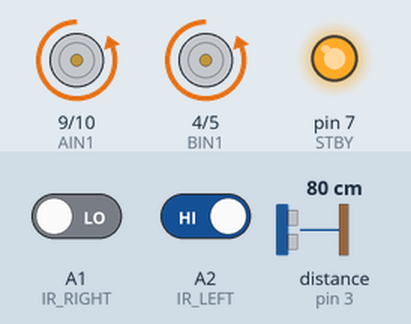
Simulated run of this program. Board: Arduino Nano, built with avr-gcc and run on an emulated ATmega328P. Shown: motor-driver pin pairs drawn as motors (green arrow = first pin HIGH = forward, orange = second pin HIGH = backward, longer = more drive, scaled by the enable pin, stopped while the standby pin is LOW), output pins drawn as LEDs (lit = HIGH). Wiring (inferred from the names in the program): ultrasonic range finder: trigger pin 2; echo pin 3. The test bench sets the inputs (shaded band); at power-on: distance to the obstacle (sensor on pin 3) 80 cm, A2 (IR_LEFT) HIGH, A1 (IR_RIGHT) LOW. The echo pulse lasts 58.3 µs per cm; pins used as bus, display or sensor lines are not drawn; what the program prints to the serial monitor is not drawn.

Above: at 4.3 s.
4.6 s: distance to the obstacle (sensor on pin 3) set to 44 cm
7.6 s: distance to the obstacle (sensor on pin 3) set to 39 cm
At 8.2 s:
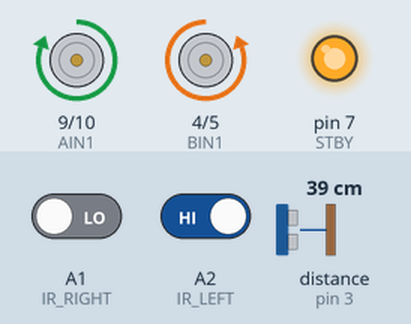
10.6 s: A2 (IR_LEFT) driven LOW
At 11.02 s:
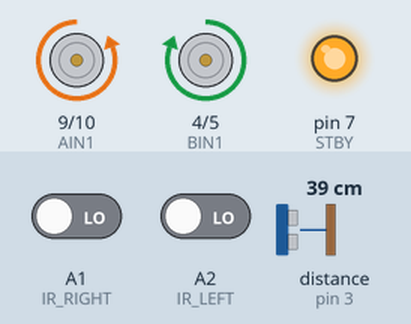
13.6 s: A2 (IR_LEFT) driven HIGH
16.6 s: A1 (IR_RIGHT) driven HIGH
At 16.96 s:
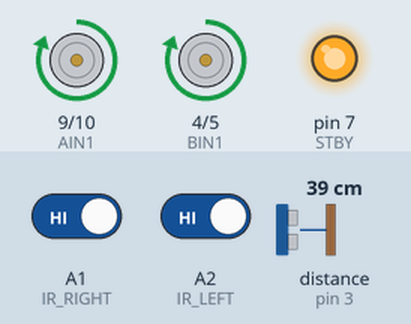
19.6 s: distance to the obstacle (sensor on pin 3) set to 60 cm
At 20.4 s:
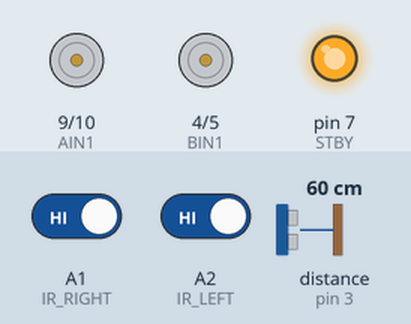
Timing chart, 0 to 22.6 s (numbered marks = the images above; inputs shaded):
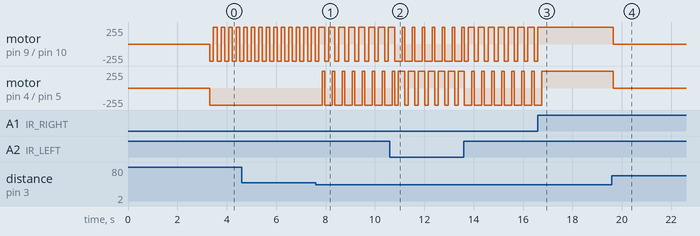

Measured:
- the behaviour switches between 42 and 41 cm on distance to the obstacle (sensor on pin 3) (found by bisection; images 0 and 1)
- after the input at 7.6 s, motor on pin 9 (AIN1) / pin 10 (AIN2): alternates forward 255/255 for 0.25 s and backward 255/255 for 0.15 s, starting after 0.38 s; motor on pin 4 (BIN1) / pin 5 (BIN2): alternates forward 255/255 for 0.10 s and backward 255/255 for 0.30 s, starting after 0.28 s
- after the input at 16.6 s, motor on pin 9 (AIN1) / pin 10 (AIN2): goes on until 16.6 s, then stays forward 255/255; motor on pin 4 (BIN1) / pin 5 (BIN2): goes on until 16.8 s, then stays forward 255/255
- after the input at 19.6 s, motor on pin 9 (AIN1) / pin 10 (AIN2), motor on pin 4 (BIN1) / pin 5 (BIN2): forward 255/255 → stopped after 0.05 s
- by itself, motor on pin 9 (AIN1) / pin 10 (AIN2): alternates forward 255/255 for 0.15 s and backward 255/255 for 0.15 s

The program:

main.cpp
```cpp
#include <Arduino.h>

// --- Motor Driver Pins (TB6612FNG) ---
#define PWMA 11
#define AIN1 9
#define AIN2 10

#define PWMB 6
#define BIN1 4
#define BIN2 5
#define STBY 7

// --- Ultrasonic Sensor Pins (HC-SR04) ---
#define TRIG 2
#define ECHO 3

// --- IR Edge Sensor Pins ---
#define IR_LEFT  A2
#define IR_RIGHT A1
// LOW = white edge, HIGH = black arena floor (IR cannot detect opponent body)

// --- Tuning ---
#define MOTOR_SPEED      255
#define SEARCH_SPEED     150
#define SEARCH_TURN_MS   300
#define ATTACK_DISTANCE  40   // cm — charge when opponent closer than this
#define EDGE_REVERSE_MS  100
#define EDGE_PIVOT_MS    120
#define BURST_MS         150
#define REATTACK_MS      200

// --- Motor helpers ---
void motorRight(int speed) {
  if (speed > 0) {
    digitalWrite(AIN1, HIGH);
    digitalWrite(AIN2, LOW);
  } else if (speed < 0) {
    digitalWrite(AIN1, LOW);
    digitalWrite(AIN2, HIGH);
    speed = -speed;
  } else {
    digitalWrite(AIN1, LOW);
    digitalWrite(AIN2, LOW);
  }
  analogWrite(PWMA, speed);
}

void motorLeft(int speed) {
  if (speed > 0) {
    digitalWrite(BIN1, HIGH);
    digitalWrite(BIN2, LOW);
  } else if (speed < 0) {
    digitalWrite(BIN1, LOW);
    digitalWrite(BIN2, HIGH);
    speed = -speed;
  } else {
    digitalWrite(BIN1, LOW);
    digitalWrite(BIN2, LOW);
  }
  analogWrite(PWMB, speed);
}

void stopMotors() {
  motorLeft(0);
  motorRight(0);
}

void driveForward(int speed) {
  motorLeft(speed);
  motorRight(speed);
}

void spinRight(int speed) {
  motorLeft(speed);
  motorRight(-speed);
}

void spinLeft(int speed) {
  motorLeft(-speed);
  motorRight(speed);
}

void driveBackward(int speed) {
  motorLeft(-speed);
  motorRight(-speed);
}

// --- Edge Detection ---
// Highest priority — reverses and pivots away from the white border.
void checkEdge() {
  bool leftEdge  = (digitalRead(IR_LEFT)  == LOW);
  bool rightEdge = (digitalRead(IR_RIGHT) == LOW);

  if (!leftEdge && !rightEdge) return;

  // Reverse away from edge
  driveBackward(MOTOR_SPEED);
  delay(150);

  // Pivot away from the side that triggered
  if (leftEdge && !rightEdge) {
    spinRight(MOTOR_SPEED);
  } else if (rightEdge && !leftEdge) {
    spinLeft(MOTOR_SPEED);
  } else {
    spinRight(MOTOR_SPEED); // both triggered — reverse was enough, now turn
  }
  delay(150);
}

// --- Ultrasonic ---
long readDistanceCm() {
  digitalWrite(TRIG, LOW);
  delayMicroseconds(2);
  digitalWrite(TRIG, HIGH);
  delayMicroseconds(10);
  digitalWrite(TRIG, LOW);

  long duration = pulseIn(ECHO, HIGH, 30000); // 30 ms timeout (~5 m max)
  if (duration == 0) return 999;              // no echo → nothing nearby
  return duration / 58;                       // convert to cm
}

// --- Main ---
void setup() {
  pinMode(PWMA, OUTPUT);
  pinMode(AIN1, OUTPUT);
  pinMode(AIN2, OUTPUT);
  pinMode(PWMB, OUTPUT);
  pinMode(BIN1, OUTPUT);
  pinMode(BIN2, OUTPUT);
  pinMode(STBY, OUTPUT);
  digitalWrite(STBY, HIGH);  // Take driver out of standby

  pinMode(TRIG, OUTPUT);
  pinMode(ECHO, INPUT);

  pinMode(IR_LEFT,  INPUT);
  pinMode(IR_RIGHT, INPUT);

  Serial.begin(9600);
  stopMotors();

  // --- 5-second start delay (Rule 12) ---
  // Bot is stationary; sensor readings are allowed during this period.
  unsigned long startTime = millis();
  while (millis() - startTime < 3300) {
    readDistanceCm();
    delay(50);
  }
  Serial.println("--- 5-Second Delay Complete! ---");
}

void loop() {
  // EDGE CHECK — highest priority, always runs first
  checkEdge();

  // Stop briefly before every read — clears motor PWM noise
  // from the power lines so ECHO signal is clean.
  stopMotors();
  delayMicroseconds(250);
  long dist = readDistanceCm();

  if (dist <= ATTACK_DISTANCE) {
    // -----------------------------------------------
    // STATE 1: ATTACK
    // -----------------------------------------------
    Serial.print("Opponent at ");
    Serial.print(dist);
    Serial.println(" cm — CHARGING!");
    driveForward(MOTOR_SPEED);
    delay(100); // Charge for 100ms, then loop() re-evaluates

  } else if (dist < 999) {
    // -----------------------------------------------
    // STATE 2: OPPONENT TOO FAR — HOLD
    // Motors already stopped from top of loop()
    // -----------------------------------------------
    Serial.print("Opponent at ");
    Serial.print(dist);
    Serial.println(" cm — holding...");

  } else {
    // -----------------------------------------------
    // STATE 3: SEARCH
    // Spin one arc, then loop() restarts and re-scans.
    // Motors already stopped — spin begins after read.
    // -----------------------------------------------
    Serial.println("No opponent — searching...");
    spinLeft(SEARCH_SPEED);
    delay(SEARCH_TURN_MS);
  }
}
```
